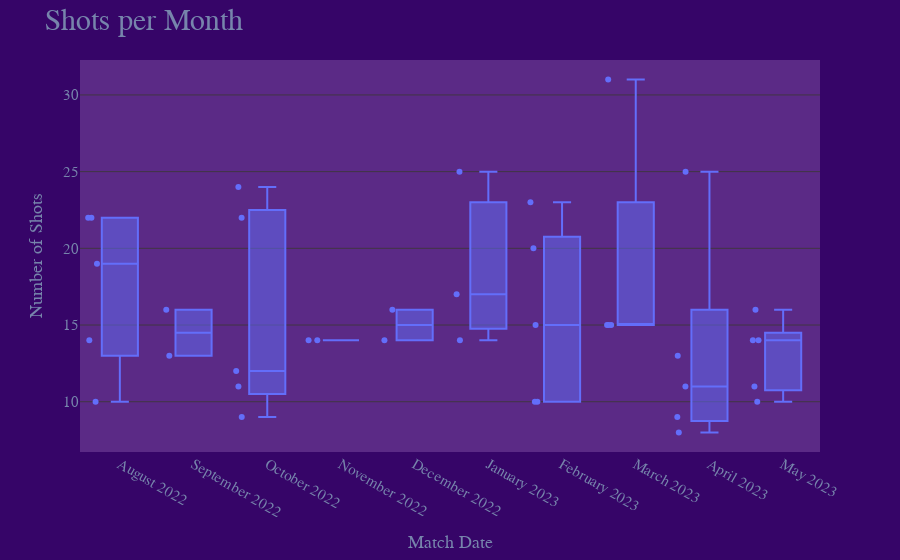

The notebook cell saved with this chart:
### Code cell
fig = px.box(a_df, x='Month', y='STPG',
    points="all",
    hover_name=a_df['Datetime'].dt.date,
    hover_data={'opponent': True},
    labels={'Month': "Month ",'STPG': "Shots Taken ","FTR_AFC": 'Result '}
    )

# Customize the plot
fig.update_layout(
    title=dict(text="Shots per Month", font=dict(size=30)),
    xaxis_title="Match Date",
    yaxis_title="Number of Shots",
)
fig.update_yaxes(gridcolor='#413543',zeroline=False)
fig.update_layout(paper_bgcolor='#360568',plot_bgcolor='#5b2a86',font_color='#7785ac',font_size=15, font_family='arial')
fig.update_layout(hovermode="x")
fig.update_layout(
    xaxis_tickformat = '%B<br>%Y'
)

# Display the plot
fig.show()

### Figure 1 — Plotly figure (JSON) as saved in the notebook; plotly's stock layout.template omitted (floating-point values rounded to 4 significant figures)
{"data": [{"alignmentgroup": "True", "boxpoints": "all", "customdata": [["Crystal Palace"], ["Leicester"], ["Bournemouth"], ["Fulham"], ["Aston Villa"], ["Man United"], ["Brentford"], ["Tottenham"], ["Liverpool"], ["Leeds"], ["Southampton"], ["Nott'm Forest"], ["Chelsea"], ["Wolves"], ["West Ham"], ["Brighton"], ["Newcastle"], ["Tottenham"], ["Man United"], ["Everton"], ["Brentford"], ["Man City"], ["Aston Villa"], ["Leicester"], ["Everton"], ["Bournemouth"], ["Fulham"], ["Crystal Palace"], ["Leeds"], ["Liverpool"], ["West Ham"], ["Southampton"], ["Man City"], ["Chelsea"], ["Newcastle"], ["Brighton"], ["Nott'm Forest"], ["Wolves"]], "hovertemplate": "<b>%{hovertext}</b><br><br>Month =%{x}<br>Shots Taken =%{y}<br>opponent=%{customdata[0]}<extra></extra>", "hovertext": ["2022-08-05", "2022-08-13", "2022-08-20", "2022-08-27", "2022-08-31", "2022-09-04", "2022-09-18", "2022-10-01", "2022-10-09", "2022-10-16", "2022-10-23", "2022-10-30", "2022-11-06", "2022-11-12", "2022-12-26", "2022-12-31", "2023-01-03", "2023-01-15", "2023-01-22", "2023-02-04", "2023-02-11", "2023-02-15", "2023-02-18", "2023-02-25", "2023-03-01", "2023-03-04", "2023-03-12", "2023-03-19", "2023-04-01", "2023-04-09", "2023-04-16", "2023-04-21", "2023-04-26", "2023-05-02", "2023-05-07", "2023-05-14", "2023-05-20", "2023-05-28"], "legendgroup": "", "marker": {"color": "#636efa"}, "name": "", "notched": false, "offsetgroup": "", "orientation": "v", "showlegend": false, "type": "box", "x": ["August 2022", "August 2022", "August 2022", "August 2022", "August 2022", "September 2022", "September 2022", "October 2022", "October 2022", "October 2022", "October 2022", "October 2022", "November 2022", "November 2022", "December 2022", "December 2022", "January 2023", "January 2023", "January 2023", "February 2023", "February 2023", "February 2023", "February 2023", "February 2023", "March 2023", "March 2023", "March 2023", "March 2023", "April 2023", "April 2023", "April 2023", "April 2023", "April 2023", "May 2023", "May 2023", "May 2023", "May 2023", "May 2023"], "x0": " ", "xaxis": "x", "y": [10, 19, 14, 22, 22, 16, 13, 22, 11, 9, 12, 24, 14, 14, 16, 14, 17, 14, 25, 15, 23, 10, 20, 10, 15, 31, 15, 15, 13, 9, 11, 25, 8, 16, 10, 14, 11, 14], "y0": " ", "yaxis": "y"}], "layout": {"boxmode": "group", "font": {"color": "#7785ac", "family": "arial", "size": 15}, "hovermode": "x", "legend": {"tracegroupgap": 0}, "margin": {"t": 60}, "paper_bgcolor": "#360568", "plot_bgcolor": "#5b2a86", "title": {"font": {"size": 30}, "text": "Shots per Month"}, "xaxis": {"anchor": "y", "domain": [0, 1], "tickformat": "%B<br>%Y", "title": {"text": "Match Date"}}, "yaxis": {"anchor": "x", "domain": [0, 1], "gridcolor": "#413543", "title": {"text": "Number of Shots"}, "zeroline": false}}}
